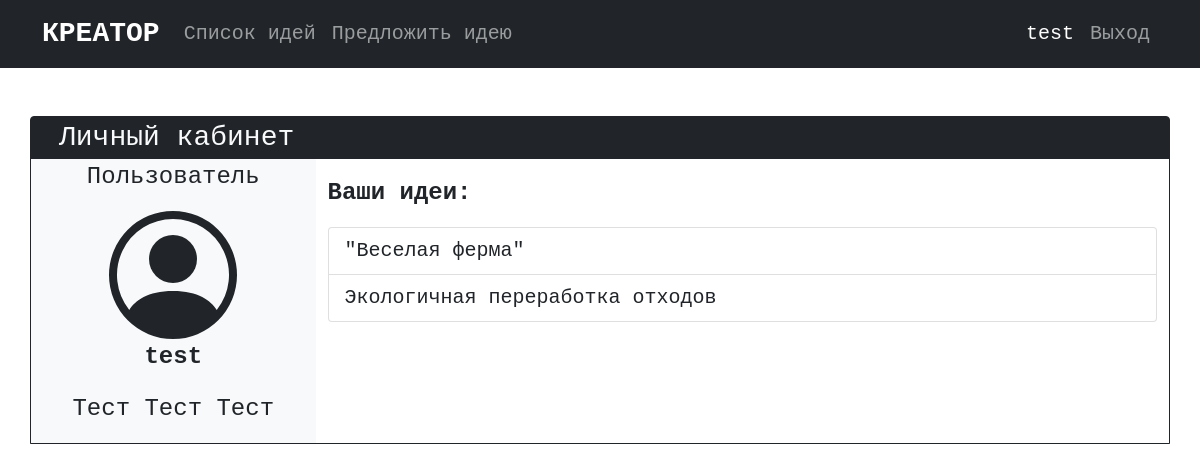
Page /account.php (signed in) on the committed database.
### tables this page shows
CREATE TABLE `users` (
  `UserID` int NOT NULL,
  `FIO` text NOT NULL,
  `Login` varchar(20) NOT NULL,
  `Password` varchar(40) NOT NULL,
  `E-mail` varchar(40) NOT NULL,
  `Career` text NOT NULL,
  `Status` int NOT NULL
);

CREATE TABLE `ideas` (
  `IdeaID` int NOT NULL,
  `Title` text NOT NULL,
  `CategoryID` int NOT NULL,
  `Description` text NOT NULL,
  `UserID` int NOT NULL,
  `FeeID` int NOT NULL,
  `FeeAmount` int NOT NULL,
  `StageID` int NOT NULL
);

### account.php (the view, shortened to what this page needs)
<html>
    <head>
        <link href="https://cdn.jsdelivr.net/npm/bootstrap@5.1.3/dist/css/bootstrap.min.css" rel="stylesheet">
    </head>
    <body class="font-monospace">
        <nav class="navbar navbar-expand-lg navbar-dark bg-dark">
            <div class="container">
                <a class="navbar-brand fs-3 fw-bold" href="/">КРЕАТОР</a>
                <div class="collapse navbar-collapse fs-5" id="navbarContent">
                    <ul class="navbar-nav me-auto">
                        <li class="nav-item">
                            <a class="nav-link" href="/ideas.php">Список идей</a>
                        </li>
                        <li class="nav-item">
                            <a class="nav-link" href="/suggest.php">Предложить идею</a>
                        </li>
                    </ul>
                    <ul class="navbar-nav">
                    <?php
                        if (!isset($_SESSION['userid']))
                        {
                            echo '<li class="nav-item">
                                <a class="nav-link" href="/registration.php">Регистрация</a>
                            </li>
                            <li class="nav-item">
                                <a class="nav-link" href="/login.php">Войти</a>
                            </li>';
                        }
                        else
                        {
                            echo '<li class="nav-item">
                                <a class="nav-link active" aria-current="page" href="/account.php">'.$_SESSION['login'].'</a>
                            </li>
                            <li class="nav-item">
                                <a class="nav-link" href="/login.php?logout=true">Выход</a>
                            </li>';
                        }
                    ?>
                    </ul>
                </div>
            </div>
        </nav>
        <div class="container mt-5 mb-5 border border-dark rounded-top bg-dark">
            <div class="row text-light fs-3 ms-3">Личный кабинет</div>
            <div class="row bg-light">
                <div class="col-3 fs-4 text-center">
                    <?php
                        $userid = $_SESSION['userid'];
                        $database = mysqli_connect('localhost', 'root', '', 'creator');
                        $user_info = mysqli_query($database, "SELECT * FROM `users` WHERE `UserID` = $userid");
                        $info = mysqli_fetch_row($user_info);
                        if ($info[6] == 0) { echo '<p>Пользователь</p>'; }
                        else { echo '<p>Администратор</p>'; }
                    ?>
                    <?php
                        echo '<p><strong>'.$info[2].'</strong></p>';
                        echo '<p>'.$info[1].'</p>';
                    ?>
                </div>
                <div class="col bg-white fs-4">
                    <p class="mt-3 fw-bold">Ваши идеи:</p>
                    <?php
                        $user_ideas = mysqli_query($database, "SELECT * FROM `ideas` WHERE `UserID` = $userid");
                        if (mysqli_num_rows($user_ideas) > 0)
                        {
                            echo '<div class="list-group fs-5">';
                            while ($idea = mysqli_fetch_row($user_ideas))
                            {
                                echo '<a href="/idea.php?id='.$idea[0].'" class="list-group-item list-group-item-action">'.$idea[1].'</a>';
                            }
                            echo '</div>';
                        }
                        else
                        {
                            echo '<p><i>идеи не найдены ;(</i></p>';
                        }
                    ?>
                </div>
            </div>
        </div>
    </body>
</html>

### rows in the picture
users: Login "test", FIO "Тест Тест Тест"
ideas: Title "\"Веселая ферма\""
ideas: Title "Экологичная переработка отходов"

### other values in the picture
$_SESSION['login'] "test"
